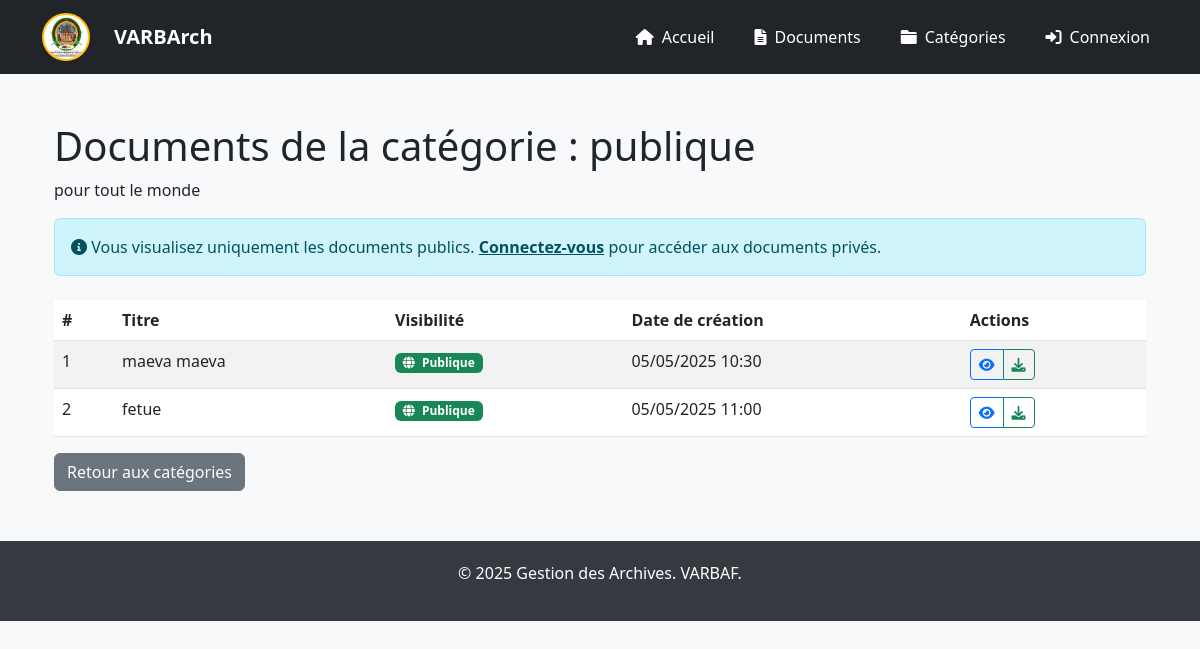
The app's page /categories/2/, older data.
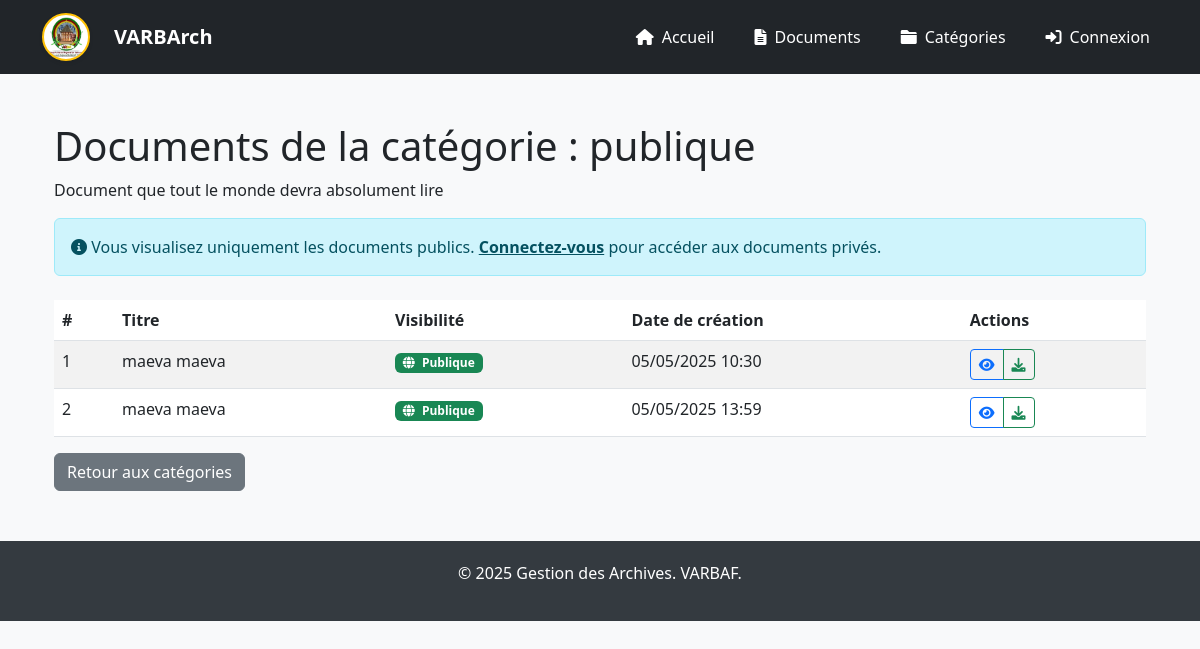
The same page, newer data.
### archivage/models.py (models this page shows, shortened)
class Categorie(models.Model):
    nom = models.CharField(max_length=100, verbose_name="Nom de la catégorie")
    description = models.TextField(blank=True, null=True, verbose_name="Description")

class Document(models.Model):
    VISIBILITE_CHOICES = [
        ('publique', 'Publique'),
        ('privee', 'Privée'),
    ]
    titre = models.CharField(max_length=200, verbose_name="Titre du document")
    categorie = models.ForeignKey(Categorie, on_delete=models.CASCADE, related_name="documents", verbose_name="Catégorie")
    fichier = models.FileField(upload_to="documents/", verbose_name="Fichier")
    date_creation = models.DateTimeField(auto_now_add=True, verbose_name="Date de création")
    date_modification = models.DateTimeField(auto_now=True, verbose_name="Date de modification")
    description = models.TextField(blank=True, null=True, verbose_name="Description")
    responsable = models.CharField(max_length=100, verbose_name="Responsable")
    visibilite = models.CharField(max_length=20, choices=VISIBILITE_CHOICES, default='publique', verbose_name="Visibilité")

### archivage/views.py (the view)
# urls.py: path('categories/<int:categorie_id>/', views.documents_par_categorie, name='documents_par_categorie'),
def documents_par_categorie(request, categorie_id):
    categorie = get_object_or_404(Categorie, id=categorie_id)
    if request.user.is_authenticated:
        documents = Document.objects.filter(categorie=categorie)
    else:
        documents = Document.objects.filter(categorie=categorie, visibilite='publique')
    return render(request, 'archivage/documents_par_categorie.html', {
        'categorie': categorie,
        'documents': documents,
        'peut_voir_prives': request.user.is_authenticated
    })

### archivage/templates/archivage/documents_par_categorie.html (shortened to what this page needs)
{% extends 'base.html' %}
{% block content %}
<div class="container mt-4">
    <h1>Documents de la catégorie : {{ categorie.nom }}</h1>
    <p>{{ categorie.description }}</p>
    {% if not peut_voir_prives %}
    <div class="alert alert-info mb-4">
        <i class="fas fa-info-circle"></i> Vous visualisez uniquement les documents publics.
        <a href="{% url 'login' %}" class="alert-link">Connectez-vous</a> pour accéder aux documents privés.
    </div>
    {% endif %}
    <table class="table table-striped">
        <thead>
            <tr>
                <th>#</th>
                <th>Titre</th>
                <th>Visibilité</th>
                <th>Date de création</th>
                <th>Actions</th>
            </tr>
        </thead>
        <tbody>
            {% for document in documents %}
            <tr>
                <td>{{ forloop.counter }}</td>
                <td>{{ document.titre }}</td>
                <td>
                    <span
                        class="badge {% if document.visibilite == 'publique' %}bg-success{% else %}bg-warning{% endif %}">
                        <i
                            class="fas fa-{% if document.visibilite == 'publique' %}globe{% else %}lock{% endif %} me-1"></i>
                        {{ document.get_visibilite_display }}
                    </span>
                </td>
                <td>{{ document.date_creation|date:"d/m/Y H:i" }}</td>
                <td>
                    <div class="btn-group">
                        <a href="{{ document.fichier.url }}" class="btn btn-sm btn-outline-primary" target="_blank">
                            <i class="fas fa-eye"></i>
                        </a>
                        <a href="{% url 'telecharger_document' document.id %}" class="btn btn-sm btn-outline-success">
                            <i class="fas fa-download"></i>
                        </a>
                    </div>
                </td>
            </tr>
            {% empty %}
            <tr>
                <td colspan="5" class="text-center">Aucun document trouvé dans cette catégorie.</td>
            </tr>
            {% endfor %}
        </tbody>
    </table>
    <a href="{% url 'categories' %}" class="btn btn-secondary">Retour aux catégories</a>
</div>
{% endblock %}

Row changes from the older to the newer data that the page shows:
removed Document: titre "fetue", visibilite "Publique", date_creation "05/05/2025 11:00"
changed Categorie "publique": description "pour tout le monde" → "Document que tout le monde devra absolument lire"
now on this page (row edited): Document: titre "maeva maeva", visibilite "Publique", date_creation "05/05/2025 13:59"
